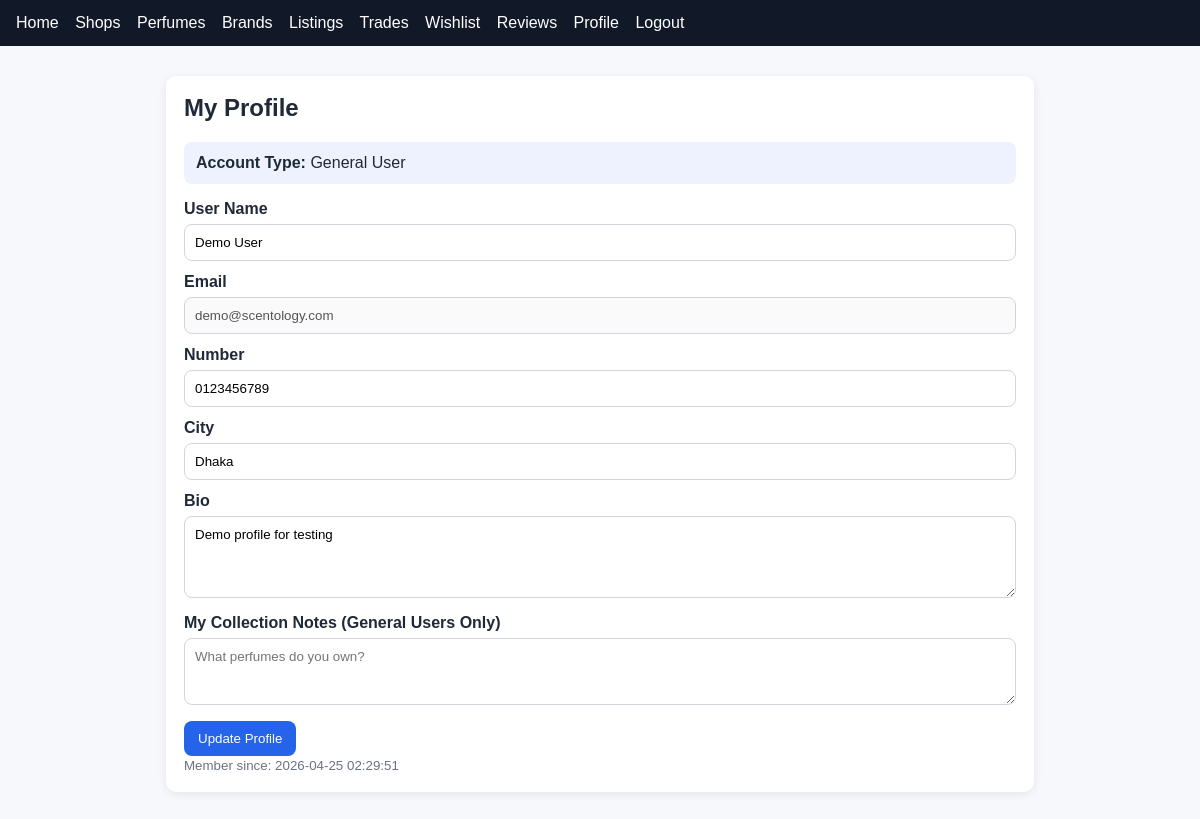
The app's page /profile.php (signed in) with its own data.
### tables this page shows
CREATE TABLE IF NOT EXISTS Profile (
    User_ID INT NOT NULL PRIMARY KEY,
    Number VARCHAR(50) DEFAULT '',
    City VARCHAR(120) DEFAULT '',
    BIO TEXT,
    CONSTRAINT fk_profile_user FOREIGN KEY (User_ID) REFERENCES User(User_ID) ON DELETE CASCADE
);

CREATE TABLE IF NOT EXISTS User (
    User_ID INT AUTO_INCREMENT PRIMARY KEY,
    User_Name VARCHAR(120) NOT NULL,
    Email VARCHAR(190) NOT NULL UNIQUE,
    Password VARCHAR(255) NOT NULL,
    Created_at TIMESTAMP DEFAULT CURRENT_TIMESTAMP,
    Collection TEXT  
);

### app/db.php (called while the page is built, shortened)
<?php
function db(): PDO
{
    $dsn = sprintf(
        'mysql:host=%s;port=%d;dbname=%s;charset=utf8mb4',
        DB_HOST,
        DB_PORT,
        DB_NAME
    );
    $pdo = new PDO($dsn, DB_USER, DB_PASS, [
        PDO::ATTR_ERRMODE => PDO::ERRMODE_EXCEPTION,
        PDO::ATTR_DEFAULT_FETCH_MODE => PDO::FETCH_ASSOC,
        PDO::ATTR_EMULATE_PREPARES => false,
    ]);
    return $pdo;
}

### app/auth.php (called while the page is built, shortened)
<?php
require_once __DIR__ . '/db.php';
function current_user_id(): ?int
{
    return isset($_SESSION['user_id']) ? (int) $_SESSION['user_id'] : null;
}
function get_user_with_profile(int $userId): ?array
{
    $stmt = db()->prepare(
        'SELECT u.User_ID as id, u.User_Name as full_name, u.Email as email, u.Created_at as created_at, u.Collection as collection,
                p.Number as phone, p.City as city, p.BIO as bio,
                s.User_ID as is_seller, s.Total_Sell as total_sell
         FROM User u
         LEFT JOIN Profile p ON p.User_ID = u.User_ID
         LEFT JOIN Seller s ON s.User_ID = u.User_ID
         WHERE u.User_ID = :user_id
         LIMIT 1'
    );
    $stmt->execute(['user_id' => $userId]);
    $result = $stmt->fetch();
    return $result ?: null;
}

### public/profile.php (the view, shortened to what this page needs)
<?php
require_once __DIR__ . '/../app/auth.php';
$userId = (int) current_user_id();
$user = get_user_with_profile($userId);
require_once __DIR__ . '/partials/header.php';
?>
<div class="card">
    <h2>My Profile</h2>
    <div style="background: #eef2ff; padding: 12px; border-radius: 8px; margin-bottom: 16px;">
        <strong>Account Type:</strong>
        <?php if (!empty($user['is_seller'])): ?>
            Seller (Total Sales: <?= htmlspecialchars((string) ($user['total_sell'] ?? '0')) ?>)
        <?php else: ?>
            General User
        <?php endif; ?>
    </div>
    <form method="POST" action="/profile.php">
        <label for="full_name">User Name</label>
        <input type="text" id="full_name" name="full_name" value="<?= htmlspecialchars((string) ($user['full_name'] ?? '')) ?>" required>
        <label>Email</label>
        <input type="email" value="<?= htmlspecialchars((string) ($user['email'] ?? '')) ?>" disabled>
        <label for="phone">Number</label>
        <input type="text" id="phone" name="phone" value="<?= htmlspecialchars((string) ($user['phone'] ?? '')) ?>">
        <label for="city">City</label>
        <input type="text" id="city" name="city" value="<?= htmlspecialchars((string) ($user['city'] ?? '')) ?>">
        <label for="bio">Bio</label>
        <textarea id="bio" name="bio" rows="4"><?= htmlspecialchars((string) ($user['bio'] ?? '')) ?></textarea>
        <?php if (empty($user['is_seller'])): ?>
            <label for="collection">My Collection Notes (General Users Only)</label>
            <textarea id="collection" name="collection" rows="3" placeholder="What perfumes do you own?"><?= htmlspecialchars((string) ($user['collection'] ?? '')) ?></textarea>
        <?php else: ?>
            <input type="hidden" name="collection" value="<?= htmlspecialchars((string) ($user['collection'] ?? '')) ?>">
        <?php endif; ?>
        <button type="submit">Update Profile</button>
    </form>
    <small>Member since: <?= htmlspecialchars((string) ($user['created_at'] ?? 'N/A')) ?></small>
</div>
<?php require_once __DIR__ . '/partials/footer.php'; ?>

### public/assets/style.css (style rules this page uses)
* { box-sizing: border-box; font-family: Arial, Helvetica, sans-serif; }
body { margin: 0; background: #f6f8fb; color: #1f2937; }
.card { background: #fff; border-radius: 10px; box-shadow: 0 2px 10px rgba(0, 0, 0, 0.08); padding: 18px; margin-bottom: 18px; }
h1, h2, h3 { margin-top: 0; }
label { display: block; margin-bottom: 6px; font-weight: 600; }
input, textarea, select { width: 100%; padding: 10px; margin-bottom: 12px; border: 1px solid #d1d5db; border-radius: 8px; }
button { background: #2563eb; color: #fff; border: 0; border-radius: 8px; padding: 10px 14px; cursor: pointer; }
small { color: #6b7280; }

### records on screen
profile: full_name "Demo User", User_ID.Email "demo@scentology.com", phone "0123456789", city "Dhaka", bio "Demo profile for testing", User_ID.Created_at "2026-04-25 02:29:51"
